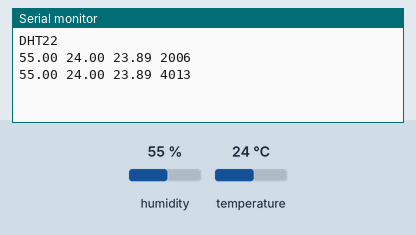
This sketch was run on a simulated Arduino Uno, built with avr-gcc and run on an emulated ATmega328P. Shown: the last lines printed to the serial monitor. Inputs (shaded band) come from the test bench; at power-on: humidity 55 %, temperature 24 °C.

Above: at 4.8 s.
4.9 s: humidity set to 22 %
At 6.8 s:
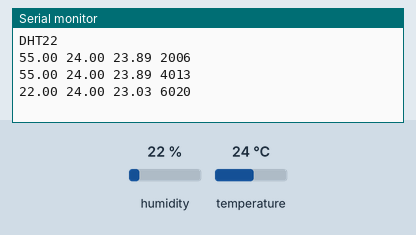
7.9 s: temperature set to 12 °C
At 8.6 s:
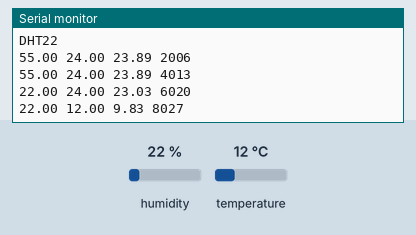
10.9 s: humidity set to 40 %
At 13.3 s:
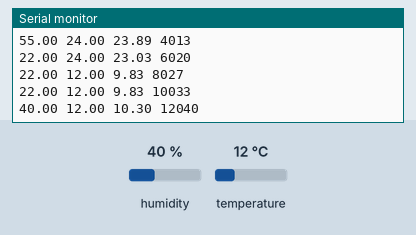
Timing chart, 0 to 14.8 s (numbered marks = the images above; inputs shaded):
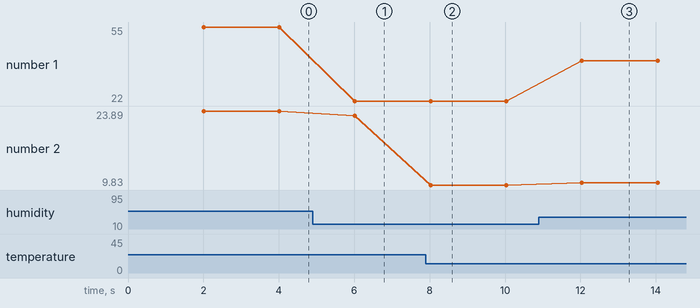

The sketch:

DHT22.ino
```cpp
// Example testing sketch for various DHT humidity/temperature sensors
// Written by ladyada, public domain

// REQUIRES the following Arduino libraries:
// - DHT Sensor Library: https://github.com/adafruit/DHT-sensor-library
// - Adafruit Unified Sensor Lib: https://github.com/adafruit/Adafruit_Sensor

#include "DHT.h"

#define DHTPIN 2     // Digital pin connected to the DHT sensor
// Feather HUZZAH ESP8266 note: use pins 3, 4, 5, 12, 13 or 14 --
// Pin 15 can work but DHT must be disconnected during program upload.

// Uncomment whatever type you're using!
//#define DHTTYPE DHT11   // DHT 11
#define DHTTYPE DHT22   // DHT 22  (AM2302), AM2321
//#define DHTTYPE DHT21   // DHT 21 (AM2301)

// Connect pin 1 (on the left) of the sensor to +5V
// NOTE: If using a board with 3.3V logic like an Arduino Due connect pin 1
// to 3.3V instead of 5V!
// Connect pin 2 of the sensor to whatever your DHTPIN is
// Connect pin 4 (on the right) of the sensor to GROUND
// Connect a 10K resistor from pin 2 (data) to pin 1 (power) of the sensor

// Initialize DHT sensor.
// Note that older versions of this library took an optional third parameter to
// tweak the timings for faster processors.  This parameter is no longer needed
// as the current DHT reading algorithm adjusts itself to work on faster procs.
DHT dht(DHTPIN, DHTTYPE);

void setup() {
  Serial.begin(9600);
  Serial.println(F("DHT22"));

  dht.begin();
}

void loop() {
  // Wait a few seconds between measurements.
  delay(2000);

  // Reading temperature or humidity takes about 250 milliseconds!
  // Sensor readings may also be up to 2 seconds 'old' (its a very slow sensor)
  float h = dht.readHumidity();
  // Read temperature as Celsius (the default)
  float t = dht.readTemperature();

  // Check if any reads failed and exit early (to try again).
  if (isnan(h) || isnan(t)) {
    Serial.println(F("Echec de lecture provenant du capteur DHT!"));
    //return;
  }

  // Compute heat index in Celsius (isFahreheit = false)
  float hic = dht.computeHeatIndex(t, h, false);

  Serial.print(h);
  Serial.print(F(" "));
  Serial.print(t);
  Serial.print(F(" "));
  Serial.print(hic);
  Serial.print(F(" "));
  Serial.println(millis());
}
```

Measured:
- after the input at 4.9 s, the serial monitor: prints a new line after 1.1 s (image 1)
- after the input at 7.9 s, the serial monitor: prints a new line after 0.13 s (image 2)
- after the input at 10.9 s, the serial monitor: prints a new line after 1.1 s (image 3)
- plotted number 1: 55 → 22 after the input at 4.9 s, 22 → 40 after the input at 10.9 s
- plotted number 2: 23.89 → 23.03 after the input at 4.9 s, 23.03 → 9.83 after the input at 7.9 s, 9.83 → 10.3 after the input at 10.9 s
